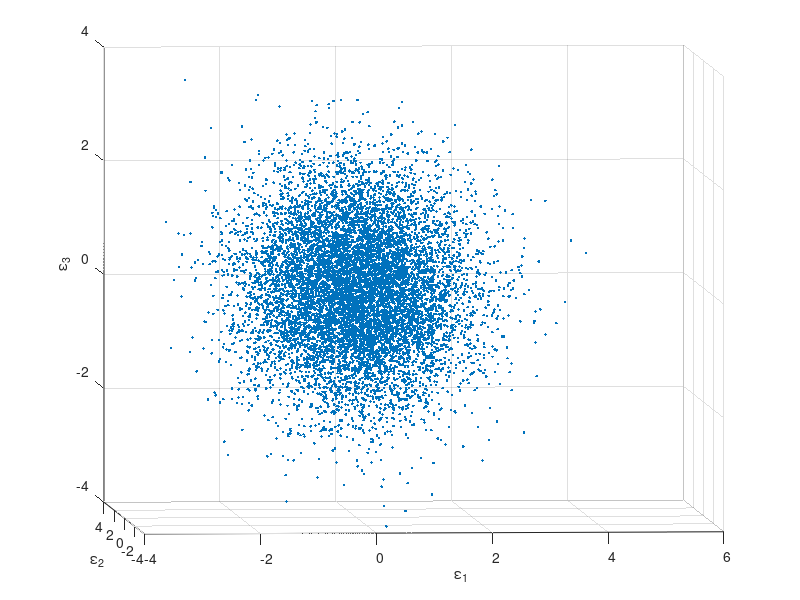

The MATLAB source for this figure:
%IV SIMULATION SCRIPT WITH TWINNING EXOGENOUS AND THEN BIASED TO
%VARIOUS DEGREES

n=10000;
sigma=1;
rho_ux=0.5;
rho_uz=0;
rho_zx=0.8;

%DEFINE COVARIANCE MATRIX AND MATRIX FOR SIMULATION
CovMat = sigma.^2.*[1 rho_ux rho_uz; rho_ux 1 rho_zx ; rho_uz rho_zx 1]
SIMUL_est=zeros(1000,4);

%GENERATE CORRELATED RANDOM NORMAL ERROR TERMS
%for k=1:1000
RV = mvnrnd([0 0 0], CovMat, n);
plot3(RV(:,1),RV(:,2),RV(:,3),'.');
grid on; view([-4, 4]);
xlabel('\epsilon_1'); ylabel('\epsilon_2'); zlabel('\epsilon_3')


%educ = 12 - sibship + \epsilon_1
%sibship = 7 or 6 or 5 or 4 or 3 or 2 or 1 (z is a covariate)
    %sibship = gamma_0 + gamma1*z + \epsilon2
%z=1[alpha_0 + \epsilon_3>0]
B1 = 12;
B2 = -1;
G0 = 2;
G1 = 0.8;
A0 = -1.96;

X=ones(10000,2);

z_star = A0 + RV(:,3)
for c=1:10000
    if z_star(c,1)>0
            z(c,1)=1;
    else    z(c,1)=0;
    end
end
    
x=zeros(10000,1);


x_star = G0 + G1*z + RV(:,2)

for c=1:10000
    if x_star(c,1)<0
       X(c,2)=1;
    elseif x_star(c,1)>=0 & x_star(c,1)<1
       X(c,2)=2;
    elseif x_star(c,1)>=1 & x_star(c,1)<2
       X(c,2)=3;
    elseif x_star(c,1)>=2 & x_star(c,1)<3
       X(c,2)=4;
    elseif x_star(c,1)>=3 & x_star(c,1)<4
        X(c,2)=5;
    elseif x_star(c,1)>=4 & x_star(c,1)<5
        X(c,2)=6;
    else X(c,2)=7;
    end
end

y = 12*X(:,1) + B2*X(:,2) + RV(:,1)
%end



%NOW CALCULATE OLS AND IV:
B=inv(X'*X)*(X'*y)
% u=y-X(:,2)*B2-X(:,1);
% r2=1-cov(u)/cov(y);
% V=cov(u)*inv(X'*X);
% se=sqrt(diag(V));
%B-1.96*se;
%B+1.96*se;

XPz=X'*z*inv(z'*z)*z';
BIV=(XPz*X)\(XPz*y)


